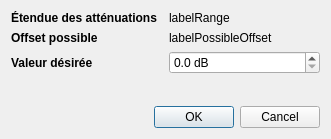
<?xml version="1.0" encoding="UTF-8"?>
<ui version="4.0">
 <class>ToolDivisionDuplication_gui</class>
 <widget class="QWidget" name="ToolDivisionDuplication_gui">
  <property name="geometry">
   <rect>
    <x>0</x>
    <y>0</y>
    <width>331</width>
    <height>139</height>
   </rect>
  </property>
  <property name="windowTitle">
   <string>Form</string>
  </property>
  <layout class="QGridLayout" name="gridLayout">
   <item row="1" column="1">
    <widget class="QLabel" name="labelPossibleOffset">
     <property name="font">
      <font>
       <weight>50</weight>
       <bold>false</bold>
      </font>
     </property>
     <property name="text">
      <string notr="true">labelPossibleOffset</string>
     </property>
    </widget>
   </item>
   <item row="2" column="0">
    <widget class="QLabel" name="label_2">
     <property name="font">
      <font>
       <weight>75</weight>
       <bold>true</bold>
      </font>
     </property>
     <property name="text">
      <string>Valeur désirée</string>
     </property>
    </widget>
   </item>
   <item row="0" column="1">
    <widget class="QLabel" name="labelRange">
     <property name="font">
      <font>
       <weight>50</weight>
       <bold>false</bold>
      </font>
     </property>
     <property name="text">
      <string notr="true">labelRange</string>
     </property>
    </widget>
   </item>
   <item row="1" column="0">
    <widget class="QLabel" name="label_4">
     <property name="font">
      <font>
       <weight>75</weight>
       <bold>true</bold>
      </font>
     </property>
     <property name="text">
      <string>Offset possible</string>
     </property>
    </widget>
   </item>
   <item row="0" column="0">
    <widget class="QLabel" name="label">
     <property name="font">
      <font>
       <weight>75</weight>
       <bold>true</bold>
      </font>
     </property>
     <property name="text">
      <string>Étendue des atténuations</string>
     </property>
    </widget>
   </item>
   <item row="2" column="1">
    <widget class="QDoubleSpinBox" name="doubleSpinValue">
     <property name="font">
      <font>
       <weight>50</weight>
       <bold>false</bold>
      </font>
     </property>
     <property name="suffix">
      <string> dB</string>
     </property>
     <property name="decimals">
      <number>1</number>
     </property>
    </widget>
   </item>
   <item row="3" column="1">
    <spacer name="verticalSpacer">
     <property name="orientation">
      <enum>Qt::Vertical</enum>
     </property>
     <property name="sizeHint" stdset="0">
      <size>
       <width>20</width>
       <height>40</height>
      </size>
     </property>
    </spacer>
   </item>
   <item row="4" column="0" colspan="2">
    <widget class="QDialogButtonBox" name="buttonBox">
     <property name="orientation">
      <enum>Qt::Horizontal</enum>
     </property>
     <property name="standardButtons">
      <set>QDialogButtonBox::Cancel|QDialogButtonBox::Ok</set>
     </property>
    </widget>
   </item>
  </layout>
 </widget>
 <resources/>
 <connections/>
</ui>
